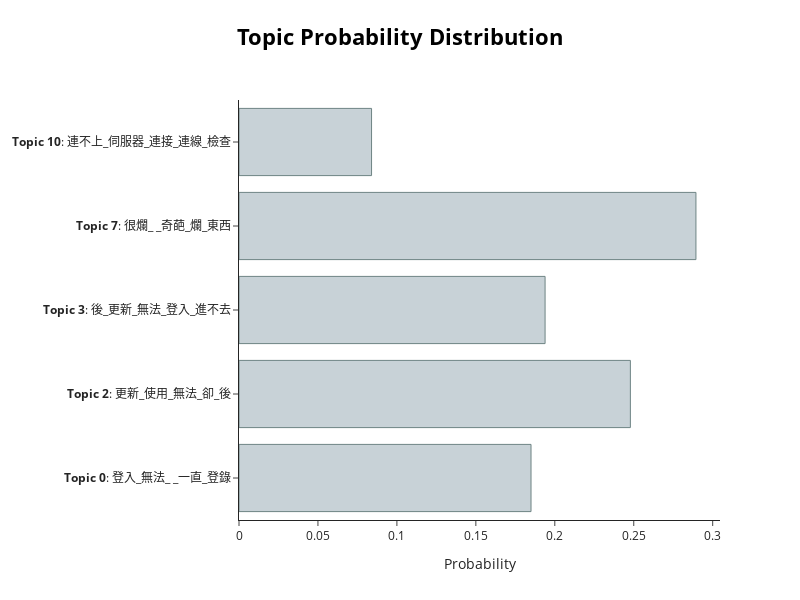

The notebook cell this image was saved under:
### Code cell
# 以第18個文件為例，列出這份文件對每個主題的機率分布
zh_topic_model.visualize_distribution(topic_distr[13])

### Figure 1 — Plotly figure (JSON) as saved in the notebook; plotly's stock layout.template omitted (floating-point values rounded to 4 significant figures)
{"data": [{"marker": {"color": "#C8D2D7", "line": {"color": "#6E8484", "width": 1}}, "orientation": "h", "type": "bar", "x": [0.1849, 0.2479, 0.1938, 0.2894, 0.08394], "y": ["<b>Topic 0</b>: 登入_無法_ _一直_登錄", "<b>Topic 2</b>: 更新_使用_無法_卻_後", "<b>Topic 3</b>: 後_更新_無法_登入_進不去", "<b>Topic 7</b>: 很爛_ _奇葩_爛_東西", "<b>Topic 10</b>: 連不上_伺服器_連接_連線_檢查"]}], "layout": {"height": 600, "hoverlabel": {"bgcolor": "white", "font": {"family": "Rockwell", "size": 16}}, "title": {"font": {"color": "Black", "size": 22}, "text": "<b>Topic Probability Distribution</b>", "x": 0.5, "xanchor": "center", "y": 0.95, "yanchor": "top"}, "width": 800, "xaxis": {"title": {"text": "Probability"}}}}
